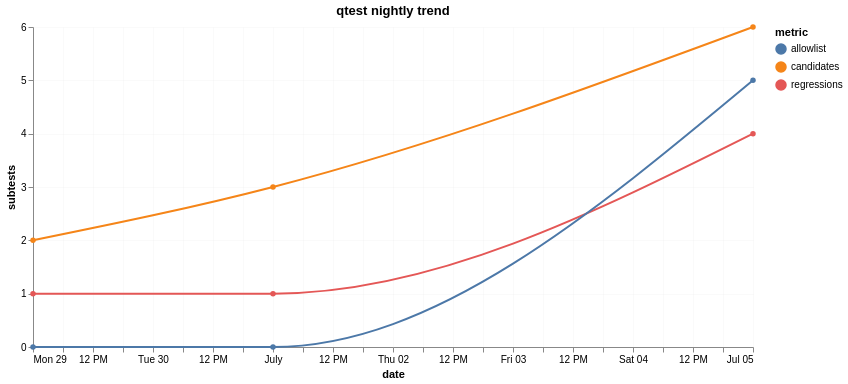

Express this chart as Vega-Lite.
### Vega-Lite specification from a JSON file in a GitHub repository (floating-point values rounded to 4 significant figures)
{"$schema": "https://vega.github.io/schema/vega-lite/v5.json", "title": "qtest nightly trend", "width": 720, "height": 320, "background": "white", "data": {"values": [{"timestamp": "2026-07-05T00:00:00Z", "metric": "regressions", "value": 4}, {"timestamp": "2026-06-29T00:00:00Z", "metric": "allowlist", "value": 0}, {"timestamp": "2026-07-01T00:00:00Z", "metric": "candidates", "value": 3}, {"timestamp": "2026-06-29T00:00:00Z", "metric": "regressions", "value": 1}, {"timestamp": "2026-07-05T00:00:00Z", "metric": "allowlist", "value": 5}, {"timestamp": "2026-07-01T00:00:00Z", "metric": "allowlist", "value": 0}, {"timestamp": "2026-06-29T00:00:00Z", "metric": "candidates", "value": 2}, {"timestamp": "2026-07-01T00:00:00Z", "metric": "regressions", "value": 1}, {"timestamp": "2026-07-05T00:00:00Z", "metric": "candidates", "value": 6}]}, "mark": {"type": "line", "point": true, "interpolate": "monotone"}, "encoding": {"x": {"field": "timestamp", "type": "temporal", "title": "date"}, "y": {"field": "value", "type": "quantitative", "title": "subtests"}, "color": {"field": "metric", "type": "nominal", "title": "metric", "scale": {"scheme": "tableau10"}}}, "config": {"view": {"stroke": null}, "axis": {"grid": true, "gridOpacity": 0.15}}}
